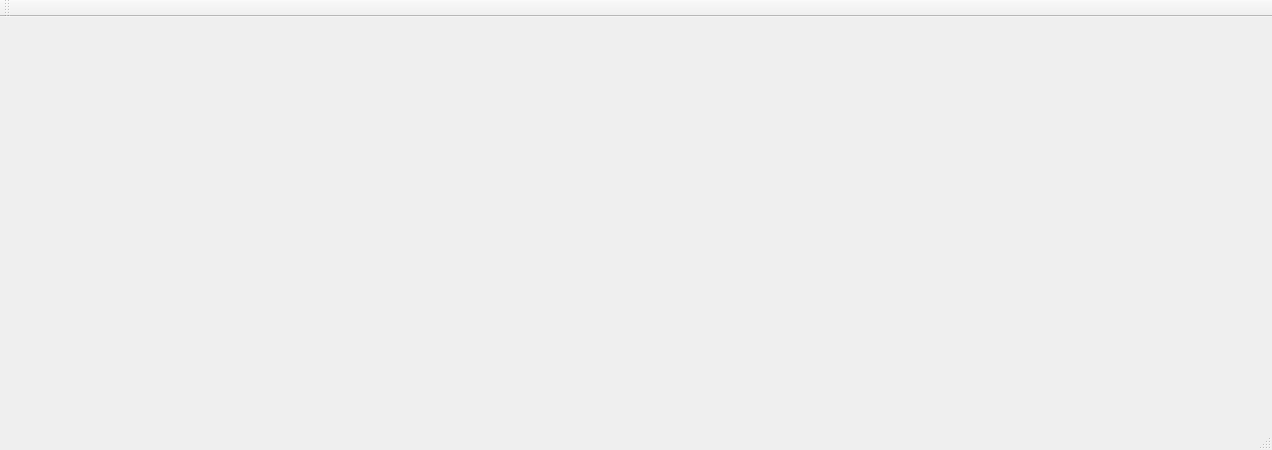
<?xml version="1.0" encoding="UTF-8"?>
<ui version="4.0">
 <class>MainWindow</class>
 <widget class="QMainWindow" name="MainWindow">
  <property name="geometry">
   <rect>
    <x>0</x>
    <y>0</y>
    <width>1272</width>
    <height>450</height>
   </rect>
  </property>
  <property name="windowTitle">
   <string>MainWindow</string>
  </property>
  <widget class="QWidget" name="centralWidget">
   <widget class="QCustomPlot" name="plot2" native="true">
    <property name="geometry">
     <rect>
      <x>420</x>
      <y>10</y>
      <width>401</width>
      <height>381</height>
     </rect>
    </property>
   </widget>
   <widget class="QCustomPlot" name="plot3" native="true">
    <property name="geometry">
     <rect>
      <x>830</x>
      <y>10</y>
      <width>431</width>
      <height>381</height>
     </rect>
    </property>
   </widget>
   <widget class="QCustomPlot" name="plot" native="true">
    <property name="geometry">
     <rect>
      <x>0</x>
      <y>10</y>
      <width>401</width>
      <height>381</height>
     </rect>
    </property>
   </widget>
  </widget>
  <widget class="QMenuBar" name="menuBar">
   <property name="geometry">
    <rect>
     <x>0</x>
     <y>0</y>
     <width>1272</width>
     <height>21</height>
    </rect>
   </property>
  </widget>
  <widget class="QToolBar" name="mainToolBar">
   <attribute name="toolBarArea">
    <enum>TopToolBarArea</enum>
   </attribute>
   <attribute name="toolBarBreak">
    <bool>false</bool>
   </attribute>
  </widget>
  <widget class="QStatusBar" name="statusBar"/>
 </widget>
 <layoutdefault spacing="6" margin="11"/>
 <customwidgets>
  <customwidget>
   <class>QCustomPlot</class>
   <extends>QWidget</extends>
   <header location="global">qcustomplot.h</header>
   <container>1</container>
  </customwidget>
 </customwidgets>
 <resources/>
 <connections/>
</ui>
